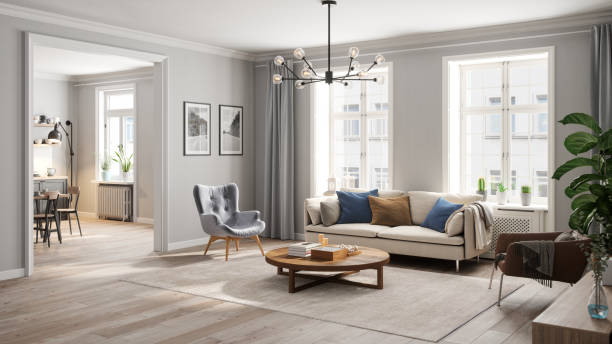
#> input picture backend/uploads/test.jpg, 612 x 344 px
$ python -i image_utils.py   (imports and definitions only)
#> lines starting #> are read from the running program, lines starting #| are printed output that depends on the picture
import cv2
import numpy as np
import base64
from PIL import Image
import io

def process_canny(image_path):
    """Applique un filtre Canny sur l'image pour obtenir les contours."""
#> called with image_path = '../../uploads/test.jpg'
    image = cv2.imread(image_path)
#> image is the input picture: shape (344, 612, 3); mean B, G, R 157.7, 164.7, 171.4
    if image is None:
        return None

    # Convertir en niveaux de gris
    image = resize_image(image, max_size=1024) # Redimensionner pour éviter OOM
    gray = cv2.cvtColor(image, cv2.COLOR_BGR2GRAY)
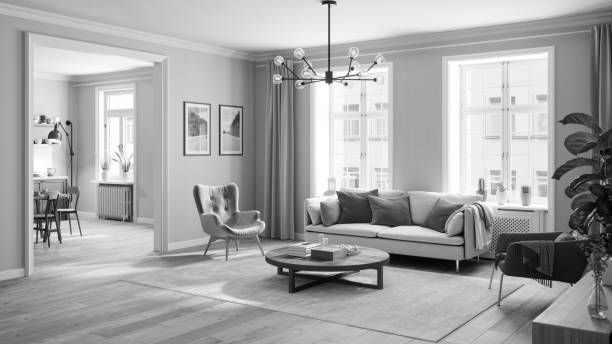
#> gray: shape (344, 612); min 0, max 255, mean 165.9

    # Appliquer Canny
    edges = cv2.Canny(gray, 100, 200)
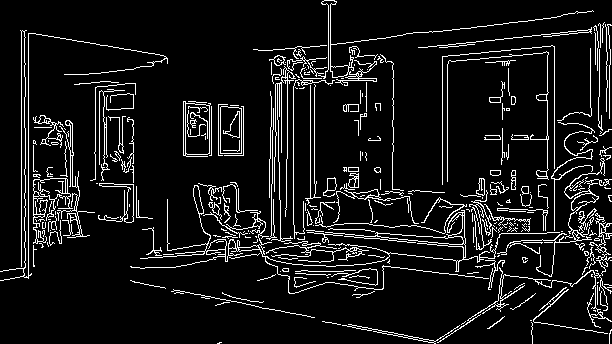
#> edges: shape (344, 612); 8.8% white in thin lines or dots

    # Inverser les couleurs (fond blanc, traits noirs) pour l'affichage si besoin,
    # mais pour ControlNet on garde souvent fond noir traits blancs.
    # Ici on retourne l'image telle quelle (numpy array)
    return edges

def resize_image(image, max_size=1024):
    """Redimensionne l'image pour ne pas dépasser max_size tout en gardant le ratio."""
    h, w = image.shape[:2]
    if h > max_size or w > max_size:
        scale = max_size / max(h, w)
        new_h, new_w = int(h * scale), int(w * scale)
        image = cv2.resize(image, (new_w, new_h))
    return image

# [66 lines left out: functions base64_to_image, image_to_base64, get_dominant_color, not called in this run]

>>> result = process_canny('../../uploads/test.jpg')

$ run again, on backend/uploads/{5D33D26F-4816-4EE9-BB2B-F72D3770AC8C}.png
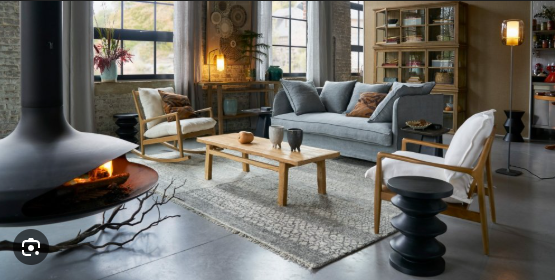
#> input picture backend/uploads/{5D33D26F-4816-4EE9-BB2B-F72D3770AC8C}.png, 555 x 280 px
#> in process_canny, image is the input picture: shape (280, 555, 3); mean B, G, R 97.8, 103.8, 106.8
#> in process_canny, `gray = cv2.cvtColor(image, cv2.COLOR_BGR2GRAY)`:
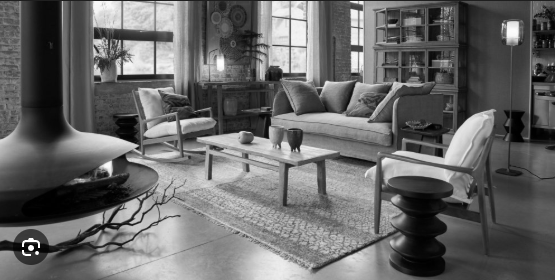
#> gray: shape (280, 555); min 0, max 255, mean 104
#> in process_canny, `edges = cv2.Canny(gray, 100, 200)`:
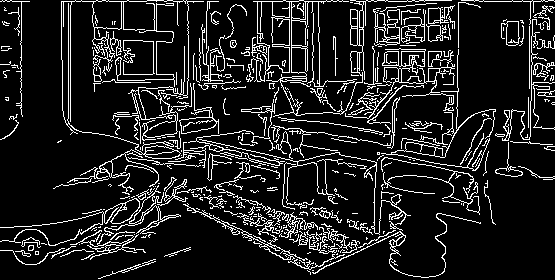
#> edges: shape (280, 555); 12.6% white in thin lines or dots
